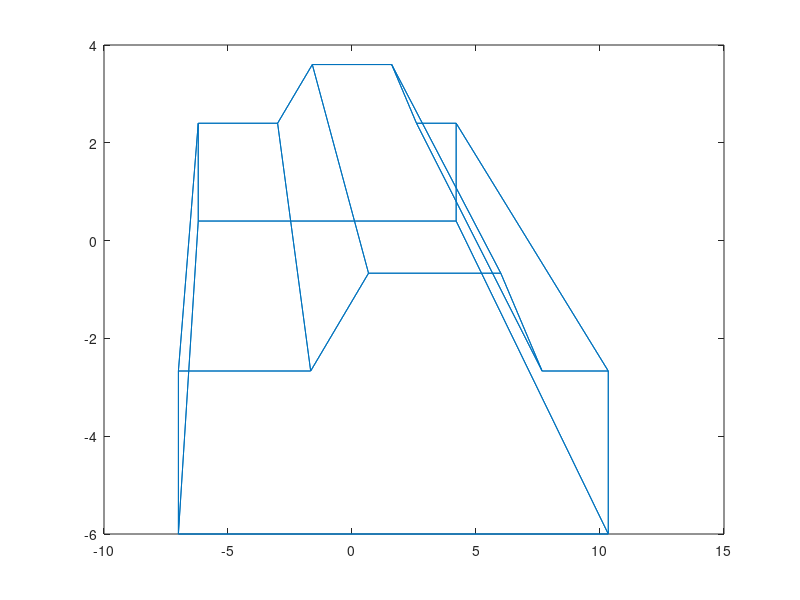
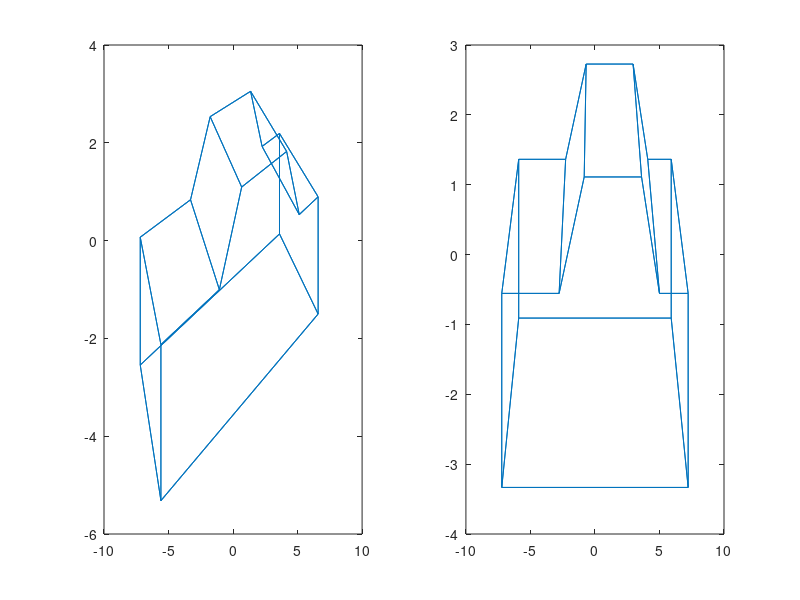
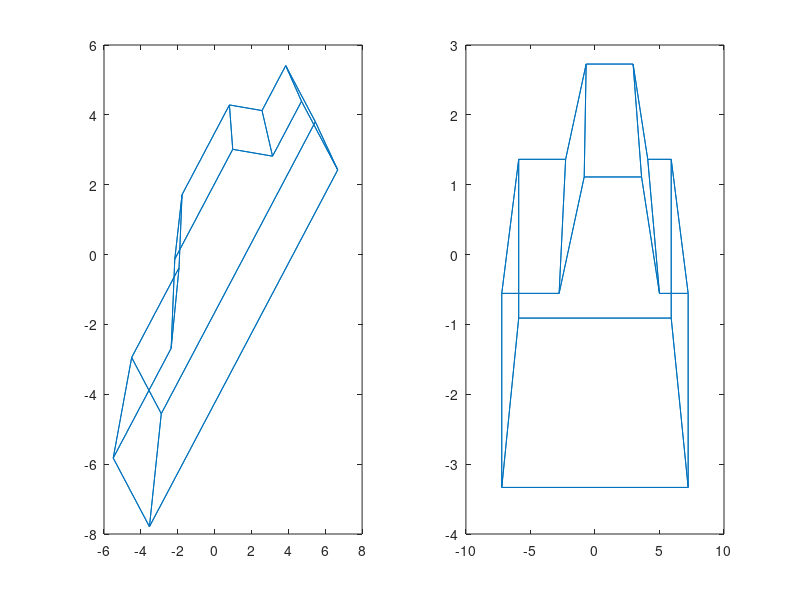
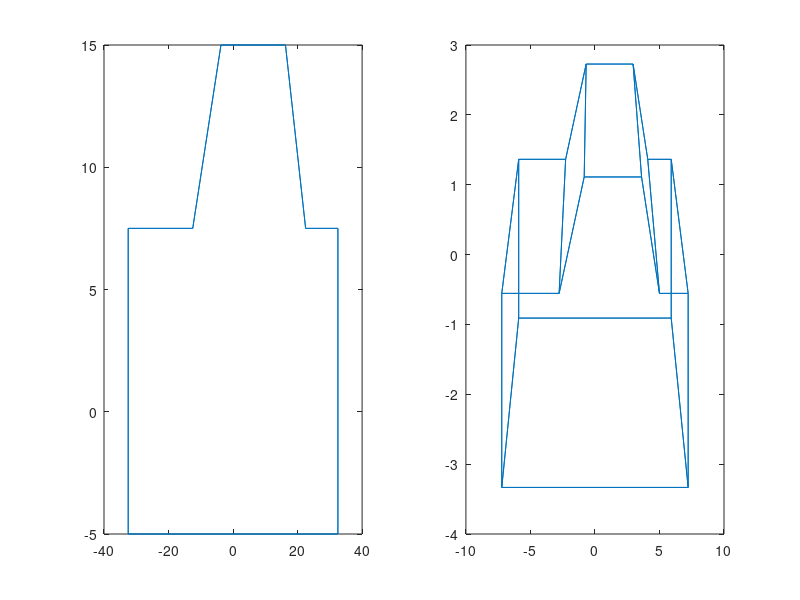

Here is the MATLAB script that generated these plots, in order:
clf;

Data=[-6.5 -6.5 -6.5 -6.5 -2.5 -2.5 -.75 -.75 3.25 3.25 4.5 4.5 6.5 6.5 6.5 6.5;
    -2 -2 .5 .5 .5 .5 2 2 2 2 .5 .5 .5 .5 -2 -2;
    -2.5 2.5 2.5 -2.5 -2.5 2.5 -2.5 2.5 -2.5 2.5 -2.5 2.5 -2.5 2.5 2.5 -2.5;
    1 1 1 1 1 1 1 1 1 1 1 1 1 1 1 1 ];

Connections=[
    0 1 0 1 0 0 0 0 0 0 0 0 0 0 0 1;
    1 0 1 0 0 0 0 0 0 0 0 0 0 0 1 0;
    0 1 0 1 0 1 0 0 0 0 0 0 0 0 0 0;
    1 0 1 0 1 0 0 0 0 0 0 0 0 0 0 0;
    0 0 0 1 0 1 1 0 0 0 0 0 0 0 0 0;
    0 0 1 0 1 0 0 1 0 0 0 0 0 0 0 0;
    0 0 0 0 1 0 0 1 1 0 0 0 0 0 0 0;
    0 0 0 0 0 1 1 0 0 1 0 0 0 0 0 0;
    0 0 0 0 0 0 1 0 0 1 1 0 0 0 0 0;
    0 0 0 0 0 0 0 1 1 0 0 1 0 0 0 0;
    0 0 0 0 0 0 0 0 1 0 0 1 1 0 0 0;
    0 0 0 0 0 0 0 0 0 1 1 0 0 1 0 0;
    0 0 0 0 0 0 0 0 0 0 1 0 0 1 0 1;
    0 0 0 0 0 0 0 0 0 0 0 1 1 0 1 0;
    0 1 0 0 0 0 0 0 0 0 0 0 0 1 0 1;
    1 0 0 0 0 0 0 0 0 0 0 0 1 0 1 0;];

%Synspunkt (-5, 10, 10)
b=-5;
c=10;
d=10;
P=[1 0 -b/d 0;0 1 -c/d 0;0 0 0 0;0 0 -1/d 1];
Data1 = P*Data; 

Data1(1,:)=Data1(1,:)./Data1(4,:);
Data1(2,:)=Data1(2,:)./Data1(4,:);
Data1 = Data1(1:2,:)';
figure(1)
gplot(Connections, Data1)

%Nyt synspunkt (0, 10, 25)
b=0;
c=10;
d=25;
P=[ 1   0   -b/d 0;
    0   1   -c/d 0;
    0   0   0    0;
    0   0   -1/d 1];
Data2 = P*Data; %Ny beregning af data

Data2(1,:)=Data2(1,:)./Data2(4,:);
Data2(2,:)=Data2(2,:)./Data2(4,:);
Data2 = Data2(1:2,:)';


%Rotate 30 degree with projection (1, 10, 25)
degree=30;
degree=(degree*2*pi/360);
Ay=[
    cos(degree)     0   sin(degree) 0;
    0               1   0           0;
    -sin(degree)    0   cos(degree) 0;
    0               0   0           1];
%Nyt synspunkt (0, 10, 25)
b=0;
c=10;
d=25;
P=[ 1   0   -b/d 0;
    0   1   -c/d 0;
    0   0   0    0;
    0   0   -1/d 1];

Data3 = P*Ay*Data; %rotation

Data3(1,:)=Data3(1,:)./Data3(4,:);
Data3(2,:)=Data3(2,:)./Data3(4,:);
Data3 = Data3(1:2,:)';
figure(2)
subplot(1,2,1)
gplot(Connections, Data3)
subplot(1,2,2)
gplot(Connections, Data2)


%Rotate 45 degree z-axis with projection (1, 10, 25)
degree=45;
degree=(degree*2*pi/360);
Az=[
    cos(degree) -sin(degree) 0 0;
    sin(degree) cos(degree) 0 0;
    0 0 1 0;
    0 0 0 1];
%Nyt synspunkt (0, 10, 25)
b=0;
c=10;
d=25;
P=[1 0 -b/d 0;0 1 -c/d 0;0 0 0 0;0 0 -1/d 1];

Data4 = P*Az*Data; %rotation

Data4(1,:)=Data4(1,:)./Data4(4,:);
Data4(2,:)=Data4(2,:)./Data4(4,:);
Data4 = Data4(1:2,:)';
figure(3)
subplot(1,2,1)
gplot(Connections, Data4)
subplot(1,2,2)
gplot(Connections, Data2)



%Zoom 150% with projection (1, 10, 25)
zoom=1000;
zoom=(zoom/100);
Azoom=[
    zoom    0   0   0;
    0   zoom    0   0;
    0       0  zoom 0;
    0       0   0   1];
%Nyt synspunkt (0, 10, 25)
b=0;
c=10;
d=25;
P=[1 0 -b/d 0;0 1 -c/d 0;0 0 0 0;0 0 -1/d 1];

Data5 = P*Azoom*Data; %zoom

Data5(1,:)=Data5(1,:)./Data5(4,:);
Data5(2,:)=Data5(2,:)./Data5(4,:);
Data5 = Data5(1:2,:)';
figure(4)
subplot(1,2,1)
gplot(Connections, Data5)
subplot(1,2,2)
gplot(Connections, Data2)